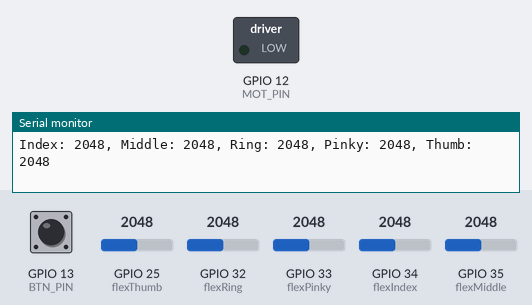
The sketch below on a simulated ESP32. Parts: switched loads named in the sketch (green lamp = pin HIGH), the last lines printed to the serial monitor. The test bench sets the inputs (shaded band); at power-on: GPIO 13 (BTN_PIN) LOW, GPIO 25 (flexThumb) = 2048, GPIO 32 (flexRing) = 2048, GPIO 33 (flexPinky) = 2048, GPIO 34 (flexIndex) = 2048, GPIO 35 (flexMiddle) = 2048.

Above: at 1.2 s.
1.3 s: GPIO 13 (BTN_PIN) pulled HIGH for 0.15 s
At 2.1 s:
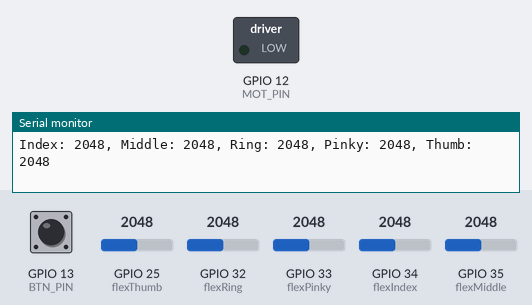
2.9 s: GPIO 25 (flexThumb) set to 1047
5.9 s: GPIO 25 (flexThumb) set to 968
7.4 s: GPIO 13 (BTN_PIN) pulled HIGH for 0.15 s
At 8.4 s:
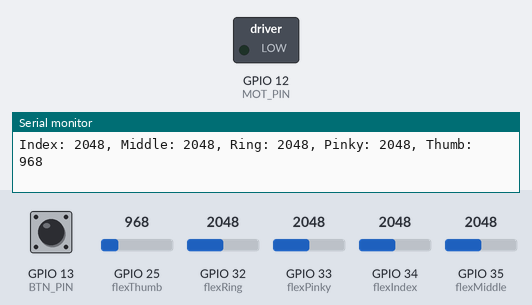
10.5 s: GPIO 32 (flexRing) set to 1026
12.0 s: GPIO 32 (flexRing) set to 938
Timing chart, 0 to 14.5 s (numbered marks = the images above; inputs shaded):
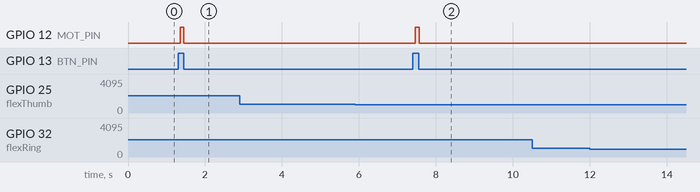

Measured:
- after the input at 1.3 s, GPIO 12 (MOT_PIN): LOW → HIGH after 0.05 s, → LOW 0.10 s later
- after the input at 7.4 s, GPIO 12 (MOT_PIN): LOW → HIGH after 0.06 s, → LOW 0.10 s later

The sketch:

espflexsensor_haptics_JC.ino
```cpp
const int flexIndex = 34;  // Analog input pin connected to the flex sensor
const int flexMiddle = 35;
const int flexRing = 32;
const int flexPinky = 33;
const int flexThumb = 25;

#define BTN_PIN 13        // Input pin for the button
#define MOT_PIN 12        // Output pin for the motor

void setup() {
  Serial.begin(9600);  // Initialize serial communication for debugging
  pinMode(BTN_PIN, INPUT);  // Set button pin as input with an internal pull-up resistor
  pinMode(MOT_PIN, OUTPUT);        // Set motor pin as output
  digitalWrite(MOT_PIN, LOW);      // Ensure motor is off initially
}

void loop() {
  // Read sensor values
  int flexValue1 = analogRead(flexIndex);  // Index finger
  int flexValue2 = analogRead(flexMiddle);  // Middle finger
  int flexValue3 = analogRead(flexRing);    // Ring finger
  int flexValue4 = analogRead(flexPinky);   // Pinky finger
  int flexValue5 = analogRead(flexThumb);   // Thumb

  // Print all sensor values on the same line
  Serial.print("Index: ");
  Serial.print(flexValue1);
  Serial.print(", Middle: ");
  Serial.print(flexValue2);
  Serial.print(", Ring: ");
  Serial.print(flexValue3);
  Serial.print(", Pinky: ");
  Serial.print(flexValue4);
  Serial.print(", Thumb: ");
  Serial.println(flexValue5);  // Print newline at the end

  // Check if the button is pressed
  if (digitalRead(BTN_PIN) == HIGH) {  // Button is pressed (active-low button)
    digitalWrite(MOT_PIN, HIGH);       // Turn the motor on
    delay(100);
    digitalWrite(MOT_PIN, LOW);        // Turn the motor off
  } else {
    digitalWrite(MOT_PIN, LOW);       // Ensure motor is off when button is not pressed
  }

  delay(10);  // Delay for stability

}
```
